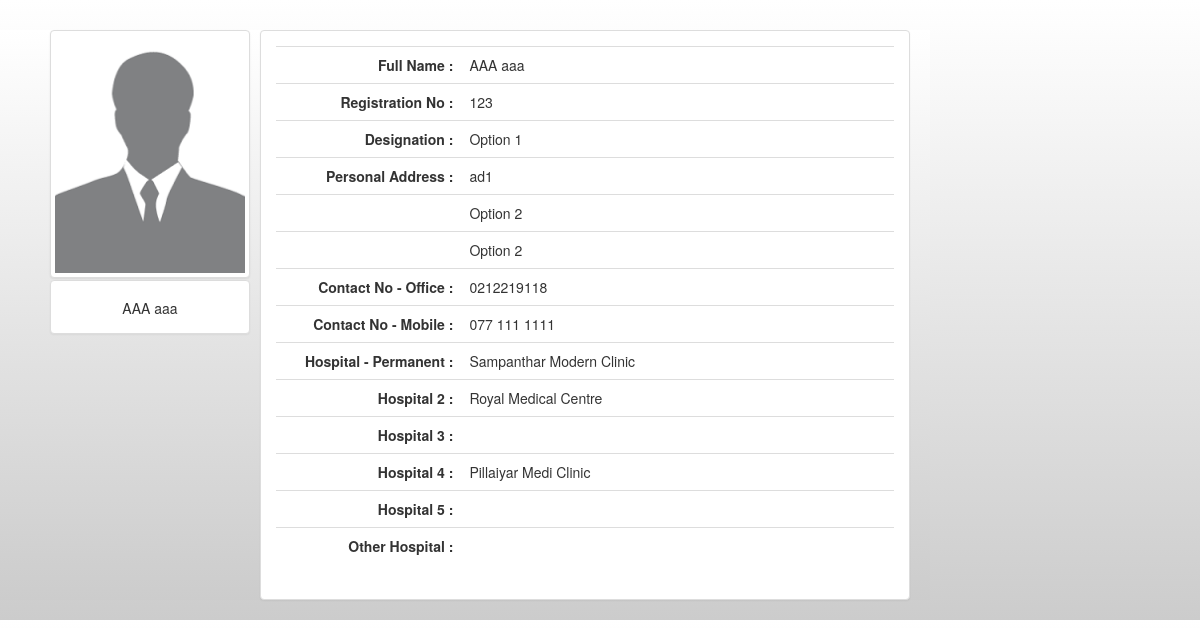
The page /doctor/profile.php (signed in) on the database its author committed.
### tables this page shows
CREATE TABLE IF NOT EXISTS `doctor` (
  `userId` int(8) NOT NULL,
  `firstName` text NOT NULL,
  `lastName` text NOT NULL,
  `regNo` varchar(8) NOT NULL,
  `designation` text NOT NULL,
  `addLine1` text NOT NULL,
  `addLine2` text,
  `province` text NOT NULL,
  `district` text NOT NULL,
  `contactNoOffice` text NOT NULL,
  `contactNoMobile` text NOT NULL,
  `hospPermanent` text NOT NULL,
  `hospital2` text,
  `hospital3` text,
  `hospital4` text,
  `hospital5` text,
  `otherHospital` text,
  PRIMARY KEY (`regNo`),
  CONSTRAINT doctor_user_id FOREIGN KEY (userId) REFERENCES users(id) ON UPDATE CASCADE
);

### doctor/profile.php (the view, shortened to what this page needs)
<!DOCTYPE html>
<html lang="en">
<head>
    <link href="../bootstrap/css/bootstrap.min.css" rel="stylesheet">
    <link href="../bootstrap/css/bootstrap-theme.min.css" rel="stylesheet">
</head>
<body id="grad">
<div id="grad" style="width: 930px">
    <div style="width: 200px; height: 200px; margin-left: 50px; margin-top: 30px; ">
        <div class="row">
            <div class="col-xs-6 col-md-3" style="width: 100%;">
                <a href="#" class="thumbnail" >
                    <img src="../images/tmp/profile.png" alt="...">
                </a>
            </div>
        </div>
    </div>
    <div style="width: 200px; height: 60px; margin-left: 50px; margin-top: 50px; " >
        <div class="panel panel-default">
            <div class="panel-body">
               <center>
			   <?php
					echo $_SESSION['fullName'];
				?>
			   </center>
            </div>
        </div>
    </div>
    <div style="width: 650px; height: 100%; margin-left: 260px; margin-top: -310px;" >
        <div class="panel panel-default" style="height: 100%;" >
            <div class="panel-body" >
                <table class="table">
					<?php
					include('../login/dbConnect.php');
					$result = $mysqli->query("SELECT * FROM doctor WHERE userId = '" .$_SESSION['userId']. "'");
					if ($row = $result->fetch_assoc()) {
						echo '<tr><td align="right" width="30%"><b>Full Name : </b></td><td align="left">'.$row['firstName'].' '.$row['lastName'].'</td></tr>'.
						'<tr><td align="right"><b>Registration No : </b></td><td align="left">'.$row['regNo'].'</td></tr>'.
						'<tr><td align="right"><b>Designation : </b></td><td align="left">'.$row['designation'].'</td></tr>'.
						'<tr><td align="right"><b>Personal Address : </b></td><td align="left">'.$row['addLine1'].' '.$row['addLine2'].'</td></tr>'.
						'<tr><td></td><td align="left">'.$row['district'].'</td></tr>'.
						'<tr><td></td><td align="left">'.$row['province'].'</td></tr>'.
						'<tr><td align="right"><b>Contact No - Office : </b></td><td align="left">'.$row['contactNoOffice'].'</td></tr>'.
						'<tr><td align="right"><b>Contact No - Mobile : </b></td><td align="left">'.$row['contactNoMobile'].'</td></tr>'.
						'<tr><td align="right"><b>Hospital - Permanent : </b></td><td align="left">'.$row['hospPermanent'].'</td></tr>'.
						'<tr><td align="right"><b>Hospital 2 : </b></td><td align="left">'.$row['hospital2'].'</td></tr>'.
						'<tr><td align="right"><b>Hospital 3 : </b></td><td align="left">'.$row['hospital3'].'</td></tr>'.
						'<tr><td align="right"><b>Hospital 4 : </b></td><td align="left">'.$row['hospital4'].'</td></tr>'.
						'<tr><td align="right"><b>Hospital 5 : </b></td><td align="left">'.$row['hospital5'].'</td></tr>'.
						'<tr><td align="right"><b>Other Hospital : </b></td><td align="left">'.$row['otherHospital'].'</td></tr>';
					}
					?>
                </table>
            </div>
        </div>
    </div>
</div>
</body>
</html>

### doctor/profile.php (style rules this page uses)
#grad { background: #ffffff; background: -webkit-linear-gradient(#ffffff, #cccccc); background: -o-linear-gradient(#ffffff, #cccccc); background: -moz-linear-gradient(#ffffff, #cccccc); background: linear-gradient(#ffffff, #cccccc); }

### rows shown on the page
doctor: firstName "AAA", lastName "aaa", regNo "123", designation "Option 1", addLine1 "ad1", district "Option 2", province "Option 2", contactNoOffice "0212219118", contactNoMobile "077 111 1111", hospPermanent "Sampanthar Modern Clinic", hospital2 "Royal Medical Centre", hospital4 "Pillaiyar Medi Clinic"

### other values the page prints
$_SESSION['fullName'] "AAA aaa"
